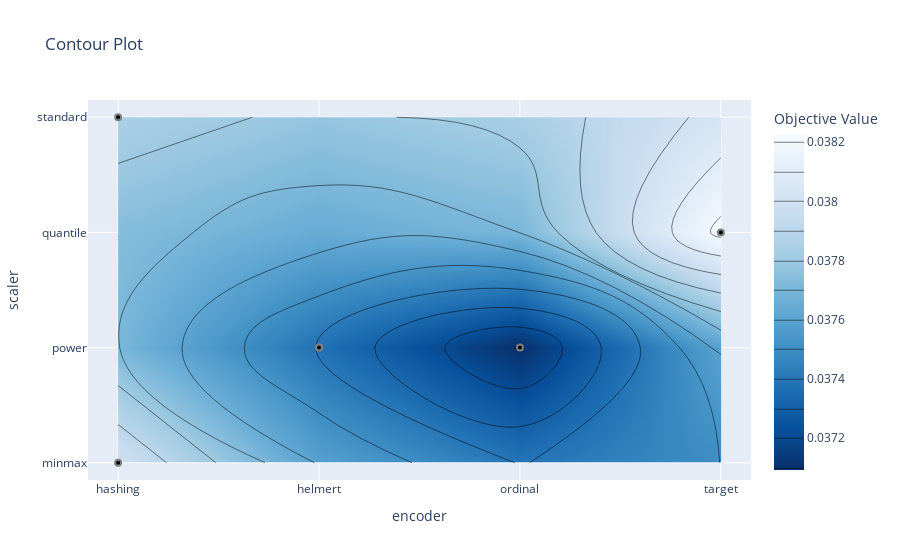

The notebook cell saved with this chart:
### Code cell
ov.plot_contour(GradientBoostingRegressor_study, params=["encoder", "scaler"])

### Figure 1 — Plotly figure (JSON) as saved in the notebook; plotly's stock layout.template omitted (floating-point values rounded to 4 significant figures)
{"data": [{"colorbar": {"title": {"text": "Objective Value"}}, "colorscale": [[0, "rgb(247,251,255)"], [0.125, "rgb(222,235,247)"], [0.25, "rgb(198,219,239)"], [0.375, "rgb(158,202,225)"], [0.5, "rgb(107,174,214)"], [0.625, "rgb(66,146,198)"], [0.75, "rgb(33,113,181)"], [0.875, "rgb(8,81,156)"], [1, "rgb(8,48,107)"]], "connectgaps": true, "contours": {"coloring": "heatmap"}, "hoverinfo": "none", "line": {"smoothing": 1.3}, "reversescale": true, "type": "contour", "x": ["hashing", "helmert", "ordinal", "target"], "y": ["minmax", "power", "quantile", "standard"], "z": [[0.038, null, null, null], [null, 0.03738, 0.03709, null], [null, null, null, 0.03823], [0.03785, null, null, null]]}, {"marker": {"color": "black", "line": {"color": "Gray", "width": 2}}, "mode": "markers", "name": "Feasible Trial", "showlegend": false, "type": "scatter", "x": ["helmert", "hashing", "target", "ordinal", "helmert", "hashing"], "y": ["power", "standard", "quantile", "power", "power", "minmax"]}, {"marker": {"color": "#cccccc", "line": {"color": "Gray", "width": 2}}, "mode": "markers", "name": "Infeasible Trial", "showlegend": false, "type": "scatter", "x": [], "y": []}], "layout": {"title": {"text": "Contour Plot"}, "xaxis": {"range": [-0.15, 3.15], "title": {"text": "encoder"}, "type": "category"}, "yaxis": {"range": [-0.15, 3.15], "title": {"text": "scaler"}, "type": "category"}}}
